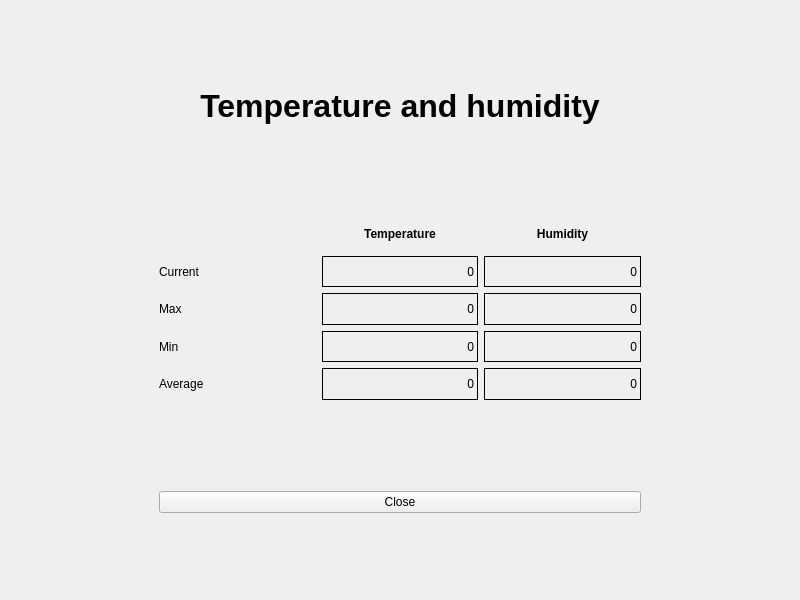
<?xml version="1.0" encoding="UTF-8"?>
<ui version="4.0">
 <class>MainWindow</class>
 <widget class="QMainWindow" name="MainWindow">
  <property name="geometry">
   <rect>
    <x>0</x>
    <y>0</y>
    <width>800</width>
    <height>600</height>
   </rect>
  </property>
  <property name="minimumSize">
   <size>
    <width>800</width>
    <height>600</height>
   </size>
  </property>
  <property name="maximumSize">
   <size>
    <width>800</width>
    <height>600</height>
   </size>
  </property>
  <property name="windowTitle">
   <string>MainWindow</string>
  </property>
  <widget class="QWidget" name="centralWidget">
   <layout class="QGridLayout" name="gridLayout_5">
    <item row="0" column="0">
     <widget class="QFrame" name="frame_3">
      <property name="sizePolicy">
       <sizepolicy hsizetype="Fixed" vsizetype="Fixed">
        <horstretch>0</horstretch>
        <verstretch>0</verstretch>
       </sizepolicy>
      </property>
      <property name="minimumSize">
       <size>
        <width>500</width>
        <height>70</height>
       </size>
      </property>
      <property name="maximumSize">
       <size>
        <width>500</width>
        <height>70</height>
       </size>
      </property>
      <property name="frameShape">
       <enum>QFrame::NoFrame</enum>
      </property>
      <property name="frameShadow">
       <enum>QFrame::Raised</enum>
      </property>
      <property name="lineWidth">
       <number>0</number>
      </property>
      <layout class="QGridLayout" name="gridLayout_4">
       <item row="0" column="0">
        <widget class="QLabel" name="label_6">
         <property name="font">
          <font>
           <pointsize>24</pointsize>
           <weight>75</weight>
           <bold>true</bold>
          </font>
         </property>
         <property name="text">
          <string>Temperature and humidity</string>
         </property>
         <property name="alignment">
          <set>Qt::AlignCenter</set>
         </property>
        </widget>
       </item>
      </layout>
     </widget>
    </item>
    <item row="1" column="0">
     <widget class="QFrame" name="frame">
      <property name="sizePolicy">
       <sizepolicy hsizetype="Fixed" vsizetype="Fixed">
        <horstretch>0</horstretch>
        <verstretch>0</verstretch>
       </sizepolicy>
      </property>
      <property name="minimumSize">
       <size>
        <width>500</width>
        <height>200</height>
       </size>
      </property>
      <property name="maximumSize">
       <size>
        <width>500</width>
        <height>200</height>
       </size>
      </property>
      <property name="frameShape">
       <enum>QFrame::NoFrame</enum>
      </property>
      <property name="frameShadow">
       <enum>QFrame::Raised</enum>
      </property>
      <layout class="QGridLayout" name="gridLayout_2">
       <item row="0" column="0">
        <layout class="QGridLayout" name="gridLayout">
         <item row="2" column="1">
          <widget class="QLabel" name="maxTemp">
           <property name="frameShape">
            <enum>QFrame::Box</enum>
           </property>
           <property name="text">
            <string>0</string>
           </property>
           <property name="alignment">
            <set>Qt::AlignRight|Qt::AlignTrailing|Qt::AlignVCenter</set>
           </property>
          </widget>
         </item>
         <item row="3" column="1">
          <widget class="QLabel" name="minTemp">
           <property name="frameShape">
            <enum>QFrame::Box</enum>
           </property>
           <property name="text">
            <string>0</string>
           </property>
           <property name="alignment">
            <set>Qt::AlignRight|Qt::AlignTrailing|Qt::AlignVCenter</set>
           </property>
          </widget>
         </item>
         <item row="3" column="0">
          <widget class="QLabel" name="label_4">
           <property name="frameShape">
            <enum>QFrame::NoFrame</enum>
           </property>
           <property name="text">
            <string>Min</string>
           </property>
          </widget>
         </item>
         <item row="2" column="2">
          <widget class="QLabel" name="maxHum">
           <property name="frameShape">
            <enum>QFrame::Box</enum>
           </property>
           <property name="text">
            <string>0</string>
           </property>
           <property name="alignment">
            <set>Qt::AlignRight|Qt::AlignTrailing|Qt::AlignVCenter</set>
           </property>
          </widget>
         </item>
         <item row="2" column="0">
          <widget class="QLabel" name="label_3">
           <property name="frameShape">
            <enum>QFrame::NoFrame</enum>
           </property>
           <property name="text">
            <string>Max</string>
           </property>
          </widget>
         </item>
         <item row="4" column="2">
          <widget class="QLabel" name="avgHum">
           <property name="frameShape">
            <enum>QFrame::Box</enum>
           </property>
           <property name="text">
            <string>0</string>
           </property>
           <property name="alignment">
            <set>Qt::AlignRight|Qt::AlignTrailing|Qt::AlignVCenter</set>
           </property>
          </widget>
         </item>
         <item row="4" column="0">
          <widget class="QLabel" name="label_5">
           <property name="frameShape">
            <enum>QFrame::NoFrame</enum>
           </property>
           <property name="text">
            <string>Average</string>
           </property>
          </widget>
         </item>
         <item row="3" column="2">
          <widget class="QLabel" name="minHum">
           <property name="frameShape">
            <enum>QFrame::Box</enum>
           </property>
           <property name="text">
            <string>0</string>
           </property>
           <property name="alignment">
            <set>Qt::AlignRight|Qt::AlignTrailing|Qt::AlignVCenter</set>
           </property>
          </widget>
         </item>
         <item row="4" column="1">
          <widget class="QLabel" name="avgTemp">
           <property name="frameShape">
            <enum>QFrame::Box</enum>
           </property>
           <property name="text">
            <string>0</string>
           </property>
           <property name="alignment">
            <set>Qt::AlignRight|Qt::AlignTrailing|Qt::AlignVCenter</set>
           </property>
          </widget>
         </item>
         <item row="1" column="2">
          <widget class="QLabel" name="curHum">
           <property name="frameShape">
            <enum>QFrame::Box</enum>
           </property>
           <property name="text">
            <string>0</string>
           </property>
           <property name="alignment">
            <set>Qt::AlignRight|Qt::AlignTrailing|Qt::AlignVCenter</set>
           </property>
          </widget>
         </item>
         <item row="1" column="1">
          <widget class="QLabel" name="curTemp">
           <property name="frameShape">
            <enum>QFrame::Box</enum>
           </property>
           <property name="text">
            <string>0</string>
           </property>
           <property name="alignment">
            <set>Qt::AlignRight|Qt::AlignTrailing|Qt::AlignVCenter</set>
           </property>
          </widget>
         </item>
         <item row="1" column="0">
          <widget class="QLabel" name="label_7">
           <property name="text">
            <string>Current</string>
           </property>
          </widget>
         </item>
         <item row="0" column="0">
          <widget class="QLabel" name="label_10">
           <property name="text">
            <string/>
           </property>
          </widget>
         </item>
         <item row="0" column="1">
          <widget class="QLabel" name="label_11">
           <property name="font">
            <font>
             <weight>75</weight>
             <bold>true</bold>
            </font>
           </property>
           <property name="text">
            <string>Temperature</string>
           </property>
           <property name="alignment">
            <set>Qt::AlignCenter</set>
           </property>
          </widget>
         </item>
         <item row="0" column="2">
          <widget class="QLabel" name="label_12">
           <property name="font">
            <font>
             <weight>75</weight>
             <bold>true</bold>
            </font>
           </property>
           <property name="text">
            <string>Humidity</string>
           </property>
           <property name="alignment">
            <set>Qt::AlignCenter</set>
           </property>
          </widget>
         </item>
        </layout>
       </item>
      </layout>
     </widget>
    </item>
    <item row="2" column="0">
     <widget class="QFrame" name="frame_2">
      <property name="sizePolicy">
       <sizepolicy hsizetype="Fixed" vsizetype="Fixed">
        <horstretch>0</horstretch>
        <verstretch>0</verstretch>
       </sizepolicy>
      </property>
      <property name="minimumSize">
       <size>
        <width>500</width>
        <height>50</height>
       </size>
      </property>
      <property name="frameShape">
       <enum>QFrame::NoFrame</enum>
      </property>
      <property name="frameShadow">
       <enum>QFrame::Raised</enum>
      </property>
      <layout class="QGridLayout" name="gridLayout_3">
       <item row="0" column="0">
        <widget class="QPushButton" name="pushButton">
         <property name="text">
          <string>Close</string>
         </property>
        </widget>
       </item>
      </layout>
     </widget>
    </item>
   </layout>
  </widget>
 </widget>
 <resources/>
 <connections/>
</ui>
